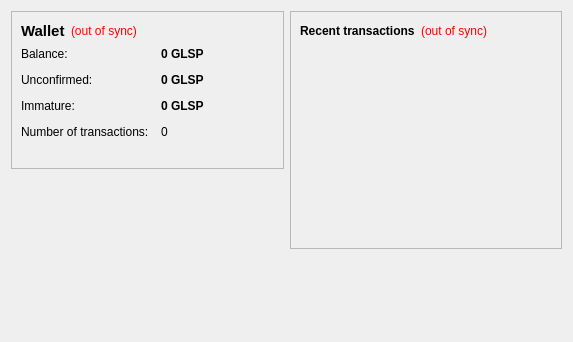
<?xml version="1.0" encoding="UTF-8"?>
<ui version="4.0">
 <class>OverviewPage</class>
 <widget class="QWidget" name="OverviewPage">
  <property name="geometry">
   <rect>
    <x>0</x>
    <y>0</y>
    <width>573</width>
    <height>342</height>
   </rect>
  </property>
  <property name="windowTitle">
   <string>Form</string>
  </property>
  <layout class="QHBoxLayout" name="horizontalLayout" stretch="1,1">
   <item>
    <layout class="QVBoxLayout" name="verticalLayout_2">
     <item>
      <widget class="QFrame" name="frame">
       <property name="frameShape">
        <enum>QFrame::StyledPanel</enum>
       </property>
       <property name="frameShadow">
        <enum>QFrame::Raised</enum>
       </property>
       <layout class="QVBoxLayout" name="verticalLayout_4">
        <item>
         <layout class="QHBoxLayout" name="horizontalLayout_4">
          <item>
           <widget class="QLabel" name="label_5">
            <property name="font">
             <font>
              <pointsize>11</pointsize>
              <weight>75</weight>
              <bold>true</bold>
             </font>
            </property>
            <property name="text">
             <string>Wallet</string>
            </property>
           </widget>
          </item>
          <item>
           <widget class="QLabel" name="labelWalletStatus">
            <property name="toolTip">
             <string>The displayed information may be out of date. Your wallet automatically synchronizes with the glspoints network after a connection is established, but this process has not completed yet.</string>
            </property>
            <property name="styleSheet">
             <string notr="true">QLabel { color: red; }</string>
            </property>
            <property name="text">
             <string notr="true">(out of sync)</string>
            </property>
            <property name="alignment">
             <set>Qt::AlignLeading|Qt::AlignLeft|Qt::AlignVCenter</set>
            </property>
           </widget>
          </item>
          <item>
           <spacer name="horizontalSpacer_2">
            <property name="orientation">
             <enum>Qt::Horizontal</enum>
            </property>
            <property name="sizeHint" stdset="0">
             <size>
              <width>40</width>
              <height>20</height>
             </size>
            </property>
           </spacer>
          </item>
         </layout>
        </item>
        <item>
         <layout class="QFormLayout" name="formLayout_2">
          <property name="fieldGrowthPolicy">
           <enum>QFormLayout::AllNonFixedFieldsGrow</enum>
          </property>
          <property name="horizontalSpacing">
           <number>12</number>
          </property>
          <property name="verticalSpacing">
           <number>12</number>
          </property>
          <item row="0" column="0">
           <widget class="QLabel" name="label">
            <property name="text">
             <string>Balance:</string>
            </property>
           </widget>
          </item>
          <item row="0" column="1">
           <widget class="QLabel" name="labelBalance">
            <property name="font">
             <font>
              <weight>75</weight>
              <bold>true</bold>
             </font>
            </property>
            <property name="cursor">
             <cursorShape>IBeamCursor</cursorShape>
            </property>
            <property name="toolTip">
             <string>Your current balance</string>
            </property>
            <property name="text">
             <string notr="true">0 GLSP</string>
            </property>
            <property name="textInteractionFlags">
             <set>Qt::LinksAccessibleByMouse|Qt::TextSelectableByKeyboard|Qt::TextSelectableByMouse</set>
            </property>
           </widget>
          </item>
          <item row="1" column="0">
           <widget class="QLabel" name="label_3">
            <property name="text">
             <string>Unconfirmed:</string>
            </property>
           </widget>
          </item>
          <item row="1" column="1">
           <widget class="QLabel" name="labelUnconfirmed">
            <property name="font">
             <font>
              <weight>75</weight>
              <bold>true</bold>
             </font>
            </property>
            <property name="cursor">
             <cursorShape>IBeamCursor</cursorShape>
            </property>
            <property name="toolTip">
             <string>Total of transactions that have yet to be confirmed, and do not yet count toward the current balance</string>
            </property>
            <property name="text">
             <string notr="true">0 GLSP</string>
            </property>
            <property name="textInteractionFlags">
             <set>Qt::LinksAccessibleByMouse|Qt::TextSelectableByKeyboard|Qt::TextSelectableByMouse</set>
            </property>
           </widget>
          </item>
          <item row="3" column="0">
           <widget class="QLabel" name="label_2">
            <property name="text">
             <string>Number of transactions:</string>
            </property>
           </widget>
          </item>
          <item row="3" column="1">
           <widget class="QLabel" name="labelNumTransactions">
            <property name="toolTip">
             <string>Total number of transactions in wallet</string>
            </property>
            <property name="text">
             <string notr="true">0</string>
            </property>
           </widget>
          </item>
          <item row="2" column="0">
           <widget class="QLabel" name="labelImmatureText">
            <property name="text">
             <string>Immature:</string>
            </property>
           </widget>
          </item>
          <item row="2" column="1">
           <widget class="QLabel" name="labelImmature">
            <property name="font">
             <font>
              <weight>75</weight>
              <bold>true</bold>
             </font>
            </property>
            <property name="toolTip">
             <string>Mined balance that has not yet matured</string>
            </property>
            <property name="text">
             <string notr="true">0 GLSP</string>
            </property>
            <property name="textInteractionFlags">
             <set>Qt::LinksAccessibleByMouse|Qt::TextSelectableByKeyboard|Qt::TextSelectableByMouse</set>
            </property>
           </widget>
          </item>
         </layout>
        </item>
        <item>
         <widget class="QLabel" name="label_wallet_bgcoin">
          <property name="text">
           <string/>
          </property>
          <property name="pixmap">
           <pixmap resource="../bitcoin.qrc">:/images/wallet_bgcoin</pixmap>
          </property>
          <property name="scaledContents">
           <bool>false</bool>
          </property>
          <property name="alignment">
           <set>Qt::AlignCenter</set>
          </property>
          <property name="margin">
           <number>-2</number>
          </property>
         </widget>
        </item>
       </layout>
      </widget>
     </item>
     <item>
      <spacer name="verticalSpacer">
       <property name="orientation">
        <enum>Qt::Vertical</enum>
       </property>
       <property name="sizeHint" stdset="0">
        <size>
         <width>20</width>
         <height>40</height>
        </size>
       </property>
      </spacer>
     </item>
    </layout>
   </item>
   <item>
    <layout class="QVBoxLayout" name="verticalLayout_3">
     <item>
      <widget class="QFrame" name="frame_2">
       <property name="frameShape">
        <enum>QFrame::StyledPanel</enum>
       </property>
       <property name="frameShadow">
        <enum>QFrame::Raised</enum>
       </property>
       <layout class="QVBoxLayout" name="verticalLayout">
        <item>
         <layout class="QHBoxLayout" name="horizontalLayout_2">
          <item>
           <widget class="QLabel" name="label_4">
            <property name="text">
             <string>&lt;b&gt;Recent transactions&lt;/b&gt;</string>
            </property>
           </widget>
          </item>
          <item>
           <widget class="QLabel" name="labelTransactionsStatus">
            <property name="toolTip">
             <string>The displayed information may be out of date. Your wallet automatically synchronizes with the glspoints network after a connection is established, but this process has not completed yet.</string>
            </property>
            <property name="styleSheet">
             <string notr="true">QLabel { color: red; }</string>
            </property>
            <property name="text">
             <string notr="true">(out of sync)</string>
            </property>
            <property name="alignment">
             <set>Qt::AlignRight|Qt::AlignTrailing|Qt::AlignVCenter</set>
            </property>
           </widget>
          </item>
          <item>
           <spacer name="horizontalSpacer">
            <property name="orientation">
             <enum>Qt::Horizontal</enum>
            </property>
            <property name="sizeHint" stdset="0">
             <size>
              <width>40</width>
              <height>20</height>
             </size>
            </property>
           </spacer>
          </item>
         </layout>
        </item>
        <item>
         <widget class="QListView" name="listTransactions">
          <property name="styleSheet">
           <string notr="true">QListView { background: transparent; }</string>
          </property>
          <property name="frameShape">
           <enum>QFrame::NoFrame</enum>
          </property>
          <property name="verticalScrollBarPolicy">
           <enum>Qt::ScrollBarAlwaysOff</enum>
          </property>
          <property name="horizontalScrollBarPolicy">
           <enum>Qt::ScrollBarAlwaysOff</enum>
          </property>
          <property name="selectionMode">
           <enum>QAbstractItemView::NoSelection</enum>
          </property>
         </widget>
        </item>
       </layout>
      </widget>
     </item>
     <item>
      <spacer name="verticalSpacer_2">
       <property name="orientation">
        <enum>Qt::Vertical</enum>
       </property>
       <property name="sizeHint" stdset="0">
        <size>
         <width>20</width>
         <height>40</height>
        </size>
       </property>
      </spacer>
     </item>
    </layout>
   </item>
  </layout>
 </widget>
 <resources/>
 <connections/>
</ui>
